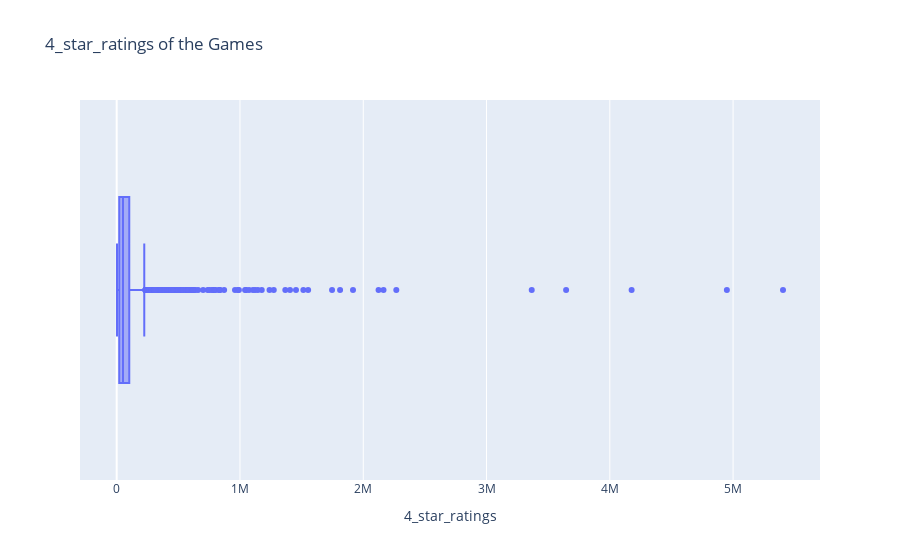

Notebook cell for this chart:
### Code cell
# with plotly

fig = px.box(df_1, x = '4_star_ratings', hover_data = df_1[['title','category']], title = '4_star_ratings of the Games')
fig.update_traces(quartilemethod = 'inclusive')
fig.show()

### Figure 1 — Plotly figure (JSON) as saved in the notebook; plotly's stock layout.template omitted (floating-point values rounded to 4 significant figures; data arrays with more than 128 entries replaced by an {"elided": "..."} marker saying what was removed)
{"data": [{"alignmentgroup": "True", "customdata": {"elided": "1730x2 str values"}, "hovertemplate": "4_star_ratings=%{x}<br>title=%{customdata[0]}<br>category=%{customdata[1]}<extra></extra>", "legendgroup": "", "marker": {"color": "#636efa"}, "name": "", "notched": false, "offsetgroup": "", "orientation": "h", "quartilemethod": "inclusive", "showlegend": false, "type": "box", "x": {"elided": "1730 int values"}, "x0": " ", "xaxis": "x", "y0": " ", "yaxis": "y"}], "layout": {"boxmode": "group", "legend": {"tracegroupgap": 0}, "title": {"text": "4_star_ratings of the Games"}, "xaxis": {"anchor": "y", "domain": [0, 1], "title": {"text": "4_star_ratings"}}, "yaxis": {"anchor": "x", "domain": [0, 1]}}}
